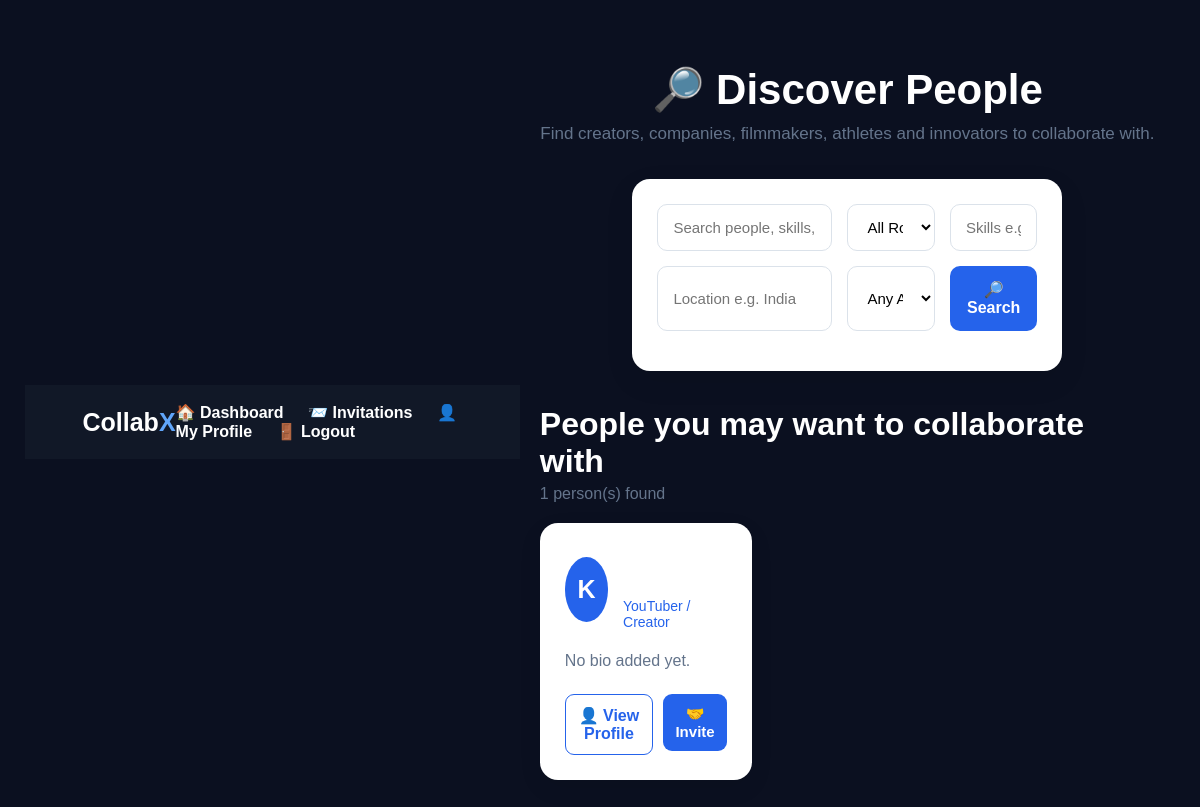
The app's page /discover (signed in), older data.
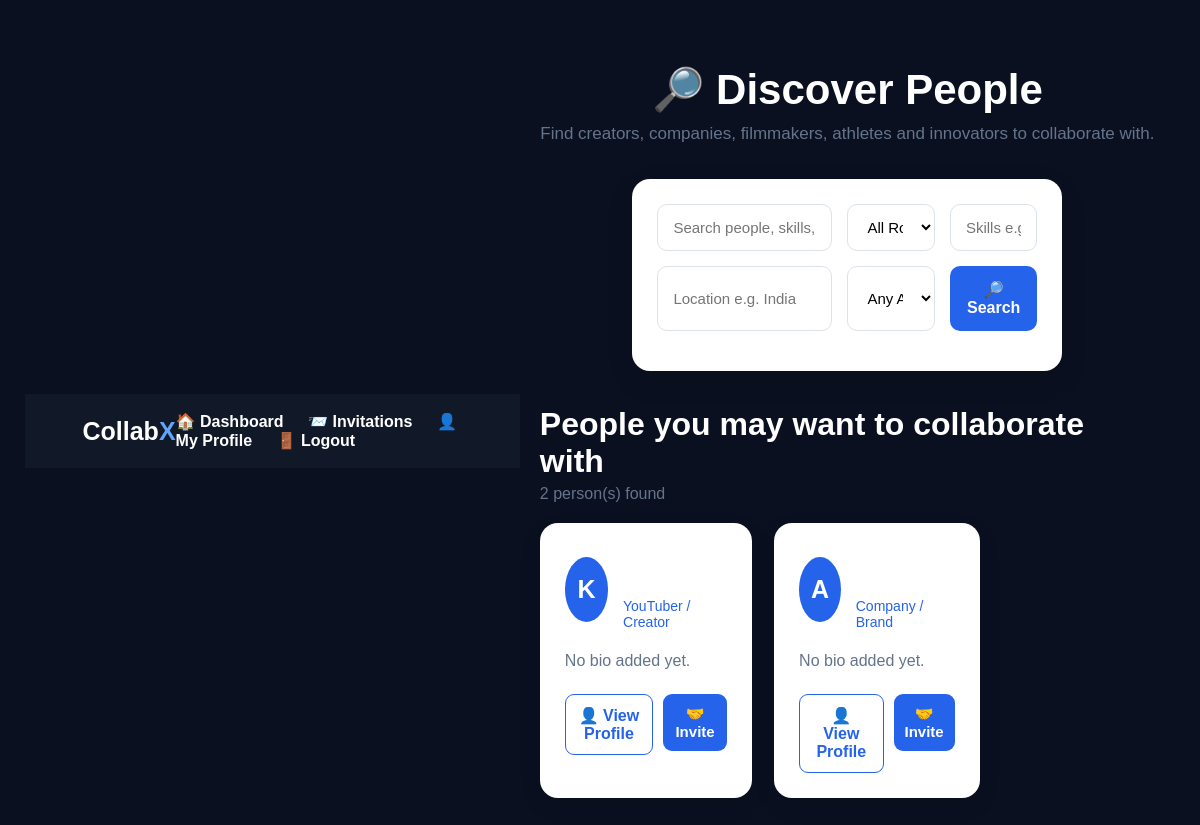
The same page, newer data.
### tables this page shows
CREATE TABLE users (

            id INTEGER PRIMARY KEY AUTOINCREMENT,

            first_name TEXT NOT NULL,

            last_name TEXT NOT NULL,

            email TEXT UNIQUE NOT NULL,

            role TEXT NOT NULL,

            password TEXT NOT NULL,

            created_at TIMESTAMP DEFAULT CURRENT_TIMESTAMP

        );

### app.py (the view, shortened to what this page needs)
@app.route("/discover")
def discover():
    if "user_id" not in session:
        return redirect(
            url_for("login")
        )
    search = request.args.get(
        "search",
        ""
    ).strip()
    role = request.args.get(
        "role",
        ""
    ).strip()
    skills = request.args.get(
        "skills",
        ""
    ).strip()
    location = request.args.get(
        "location",
        ""
    ).strip()
    availability = request.args.get(
        "availability",
        ""
    ).strip()
    query = """
        SELECT
            users.id,
            users.first_name,
            users.last_name,
            users.email,
            users.role,

            profiles.profile_picture,
            profiles.bio,
            profiles.skills,
            profiles.looking_for,
            profiles.location,
            profiles.availability

        FROM users

        LEFT JOIN profiles
        ON users.id = profiles.user_id

        WHERE users.id != ?
    """
    parameters = [
        session["user_id"]
    ]
    query += """
        ORDER BY users.first_name ASC
    """
    connection = get_db()
    users = connection.execute(
        query,
        parameters
    ).fetchall()
    connection.close()
    return render_template(
        "discover.html",
        users=users,
        search=search,
        role=role,
        skills=skills,
        location=location,
        availability=availability
    )

### app.py (called while the page is built)
def get_db():
    connection = sqlite3.connect(
        "collabx.db"
    )
    connection.row_factory = sqlite3.Row
    return connection

### templates/discover.html (shortened to what this page needs)
<!DOCTYPE html>
<html lang="en">
<head>
    <link
        rel="stylesheet"
        href="{{ url_for('static', filename='style.css') }}"
    >
</head>
<body>
<nav style="
    background:#111827;
    padding:18px 5%;
    display:flex;
    justify-content:space-between;
    align-items:center;
">
    <a
        href="/dashboard"
        style="
            color:white;
            font-size:25px;
            font-weight:bold;
            text-decoration:none;
        "
    >
        Collab<span style="color:#60a5fa;">X</span>
    </a>
    <div>
        <a
            href="/dashboard"
            style="
                color:white;
                margin-right:20px;
                text-decoration:none;
            "
        >
            🏠 Dashboard
        </a>
        <a
            href="/invitations"
            style="
                color:white;
                margin-right:20px;
                text-decoration:none;
            "
        >
            📨 Invitations
        </a>
        <a
            href="/profile"
            style="
                color:white;
                margin-right:20px;
                text-decoration:none;
            "
        >
            👤 My Profile
        </a>
        <a
            href="/logout"
            style="
                color:white;
                text-decoration:none;
            "
        >
            🚪 Logout
        </a>
    </div>
</nav>
<div class="discover-page">
    <div class="discover-header">
        <h1>
            🔎 Discover People
        </h1>
        <p>
            Find creators, companies,
            filmmakers, athletes and innovators
            to collaborate with.
        </p>
    </div>
    <form
        action="/discover"
        method="GET"
        class="search-box"
    >
        <div class="search-row">
            <input
                type="text"
                name="search"
                placeholder="Search people, skills, roles..."
                value="{{ search }}"
            >
            <select name="role">
                <option value="">
                    All Roles
                </option>
            </select>
            <input
                type="text"
                name="skills"
                placeholder="Skills e.g. Python"
                value="{{ skills }}"
            >
        </div>
        <div class="search-row">
            <input
                type="text"
                name="location"
                placeholder="Location e.g. India"
                value="{{ location }}"
            >
            <select name="availability">
                <option value="">
                    Any Availability
                </option>
            </select>
            <button
                type="submit"
                class="search-button"
            >
                🔎 Search
            </button>
        </div>
    </form>
    <div class="results-title">
        <h2>
            People you may want to collaborate with
        </h2>
        <p>
            {{ users|length }} person(s) found
        </p>
    </div>
    {% if users %}
    <div class="people-grid">
        {% for person in users %}
        <div class="person-card">
            <div class="person-top">
                {% if person.profile_picture %}
                <img
                    src="{{ url_for(
                        'static',
                        filename=person.profile_picture
                    ) }}"
                    class="profile-image"
                    alt="Profile picture"
                >
                {% else %}
                <div class="profile-placeholder">
                    {{ person.first_name[0]|upper }}
                </div>
                {% endif %}
                <div>
                    <div class="person-name">
                    </div>
                    <div class="person-role">
                        {{ person.role }}
                    </div>
                </div>
            </div>
            {% if person.bio %}
            <div class="bio">
                {{ person.bio }}
            </div>
            {% else %}
            <div class="bio">
                No bio added yet.
            </div>
            {% endif %}
            <div class="card-buttons">
                <a
                    href="{{ url_for(
                        'public_profile',
                        user_id=person.id
                    ) }}"
                    class="view-button"
                >
                    👤 View Profile
                </a>
                <form
                    action="{{ url_for(
                        'invite',
                        user_id=person.id
                    ) }}"
                    method="POST"
                    style="flex:1; margin:0;"
                >
                    <button
                        type="submit"
                        class="invite-button"
                    >
                        🤝 Invite
                    </button>
                </form>
            </div>
        </div>
        {% endfor %}
    </div>
    {% endif %}
</div>
</body>
</html>

### static/style.css (style rules this page uses)
* { margin: 0; padding: 0; box-sizing: border-box; }
body { min-height: 100vh; font-family: Arial, Helvetica, sans-serif; background: #0b1020; display: flex; align-items: center; justify-content: center; padding: 25px; color: white; }
form { width: 100%; max-width: 430px; margin: auto; }
h2 { font-size: 32px; margin-bottom: 8px; }
input, select { width: 100%; padding: 13px; border-radius: 10px; border: 1px solid #cbd5e1; font-size: 14px; outline: none; background: white; }
a { color: #2563eb; text-decoration: none; font-weight: 600; }
button { width: 100%; padding: 14px; border: none; border-radius: 10px; background: #2563eb; color: white; font-size: 15px; font-weight: bold; cursor: pointer; transition: 0.2s; }
.profile-placeholder { width: 110px; height: 110px; border-radius: 50%; background: #2563eb; color: white; display: flex; align-items: center; justify-content: center; font-size: 42px; font-weight: bold; }

### templates/discover.html (style rules this page uses)
.discover-page { max-width: 1200px; margin: 0 auto; padding: 40px 20px; }
.discover-header { text-align: center; margin-bottom: 35px; }
.discover-header h1 { font-size: 42px; margin-bottom: 10px; }
.discover-header p { color: #64748b; font-size: 17px; }
.search-box { background: white; padding: 25px; border-radius: 18px; box-shadow: 0 10px 30px rgba(0,0,0,0.08); margin-bottom: 35px; }
.search-row { display: grid; grid-template-columns: 2fr 1fr 1fr; gap: 15px; margin-bottom: 15px; }
.search-row input, .search-row select { width: 100%; padding: 13px 15px; border: 1px solid #dbe2ea; border-radius: 10px; font-size: 15px; box-sizing: border-box; }
.search-button { width: 100%; padding: 14px; border: none; border-radius: 10px; background: #2563eb; color: white; font-size: 16px; font-weight: bold; cursor: pointer; }
.results-title { margin-bottom: 20px; }
.results-title h2 { margin-bottom: 5px; }
.results-title p { color: #64748b; }
.people-grid { display: grid; grid-template-columns: repeat(3, 1fr); gap: 22px; }
.person-card { background: white; border-radius: 18px; padding: 25px; box-shadow: 0 8px 25px rgba(0,0,0,0.07); }
.person-top { display: flex; align-items: center; gap: 15px; margin-bottom: 18px; }
.profile-placeholder { width: 65px; height: 65px; border-radius: 50%; background: #2563eb; color: white; display: flex; align-items: center; justify-content: center; font-size: 25px; font-weight: bold; }
.person-name { font-size: 20px; font-weight: bold; }
.person-role { color: #2563eb; font-size: 14px; margin-top: 4px; }
.bio { color: #64748b; line-height: 1.6; margin-bottom: 15px; }
.card-buttons { display: flex; gap: 10px; margin-top: 20px; }
.view-button, .invite-button { flex: 1; text-align: center; padding: 11px; border-radius: 9px; text-decoration: none; font-weight: bold; cursor: pointer; box-sizing: border-box; }
.view-button { border: 1px solid #2563eb; color: #2563eb; background: white; }
.invite-button { border: none; background: #2563eb; color: white; }

Row changes from the older to the newer data that the page shows:
added users: first_name "A", role "Company / Brand"
Text that changed along with them:
{{ users|length }}: "1" → "2"
